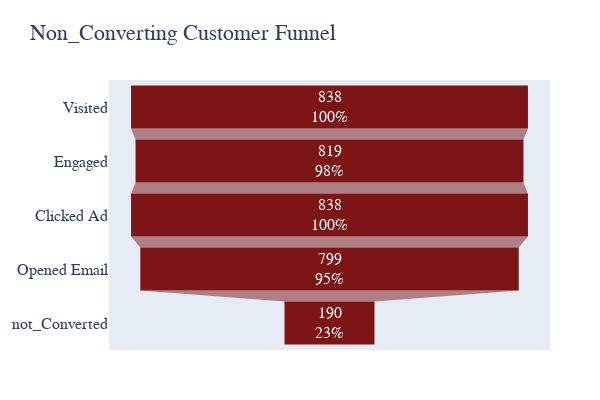

Here is the notebook cell this chart was saved with:
### Code cell
# Sometimes the SQL returns columns in lowercase or underscores, so map manually:
stages = ['Visited', 'Engaged', 'Clicked Ad', 'Opened Email', 'not_Converted']
counts = [
    df3['visited'][0],
    df3['engaged_visitors'][0],
    df3['clicked_ad'][0],
    df3['opened_email'][0],
    df3['non_converted'][0]
]

fig = go.Figure(go.Funnel(y=stages, x=counts, textinfo="value+percent initial", marker=dict(color="#7d1516"),
    textfont={"size": 16}  
))

fig.update_layout(title="Non_Converting Customer Funnel", width=600, height=400, font=dict(size=16, family="Arial"),
    margin=dict(t=80, l=50, r=50, b=50)
)
#fig.write_image("Not_converted_Funnel.png", scale = 3) 
pio.show(fig, filename='Not_converted_Funnel.html')

### Figure 1 — Plotly figure (JSON) as saved in the notebook; plotly's stock layout.template omitted (floating-point values rounded to 4 significant figures)
{"data": [{"marker": {"color": "#7d1516"}, "textfont": {"size": 16}, "textinfo": "value+percent initial", "type": "funnel", "x": [838, 819, 838, 799, 190], "y": ["Visited", "Engaged", "Clicked Ad", "Opened Email", "not_Converted"]}], "layout": {"font": {"family": "Arial", "size": 16}, "height": 400, "margin": {"b": 50, "l": 50, "r": 50, "t": 80}, "title": {"text": "Non_Converting Customer Funnel"}, "width": 600, "xaxis": {"autorange": true, "range": [-465.6, 465.6], "type": "linear"}, "yaxis": {"autorange": true, "range": [4.5, -0.5], "type": "category"}}}
